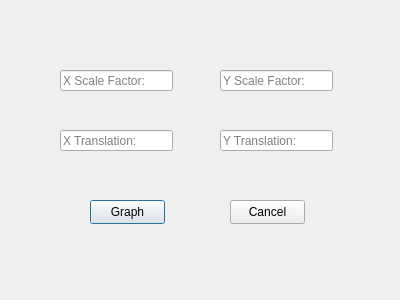
<?xml version="1.0" encoding="UTF-8"?>
<ui version="4.0">
 <class>graphTransformation</class>
 <widget class="QDialog" name="graphTransformation">
  <property name="geometry">
   <rect>
    <x>0</x>
    <y>0</y>
    <width>400</width>
    <height>300</height>
   </rect>
  </property>
  <property name="maximumSize">
   <size>
    <width>400</width>
    <height>300</height>
   </size>
  </property>
  <property name="windowTitle">
   <string>Dialog</string>
  </property>
  <widget class="QLineEdit" name="txtGTXSF">
   <property name="geometry">
    <rect>
     <x>60</x>
     <y>70</y>
     <width>113</width>
     <height>21</height>
    </rect>
   </property>
   <property name="text">
    <string/>
   </property>
   <property name="placeholderText">
    <string>X Scale Factor:</string>
   </property>
  </widget>
  <widget class="QLineEdit" name="txtGTYSF">
   <property name="geometry">
    <rect>
     <x>220</x>
     <y>70</y>
     <width>113</width>
     <height>21</height>
    </rect>
   </property>
   <property name="placeholderText">
    <string>Y Scale Factor:</string>
   </property>
  </widget>
  <widget class="QLineEdit" name="txtGTYVector">
   <property name="geometry">
    <rect>
     <x>220</x>
     <y>130</y>
     <width>113</width>
     <height>21</height>
    </rect>
   </property>
   <property name="placeholderText">
    <string>Y Translation:</string>
   </property>
  </widget>
  <widget class="QLineEdit" name="txtGTXVector">
   <property name="geometry">
    <rect>
     <x>60</x>
     <y>130</y>
     <width>113</width>
     <height>21</height>
    </rect>
   </property>
   <property name="placeholderText">
    <string>X Translation:</string>
   </property>
  </widget>
  <widget class="QPushButton" name="btnGTGraph">
   <property name="geometry">
    <rect>
     <x>90</x>
     <y>200</y>
     <width>75</width>
     <height>24</height>
    </rect>
   </property>
   <property name="text">
    <string>Graph</string>
   </property>
  </widget>
  <widget class="QPushButton" name="btnGTCancel">
   <property name="geometry">
    <rect>
     <x>230</x>
     <y>200</y>
     <width>75</width>
     <height>24</height>
    </rect>
   </property>
   <property name="text">
    <string>Cancel</string>
   </property>
  </widget>
 </widget>
 <resources/>
 <connections/>
</ui>
